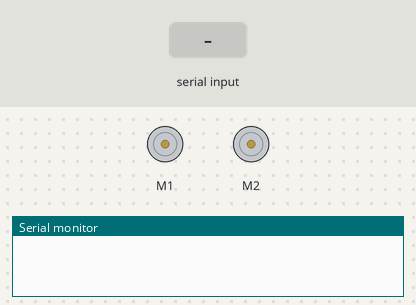
A sketch run on a simulated Arduino Uno, built with avr-gcc and run on an emulated ATmega328P. Parts: 2 × DC motor (green arrow = forward, orange = backward, longer = faster), the last lines printed to the serial monitor. The test bench sets the inputs (shaded band).

Above: at 1.2 s.
1.3 s: "F\n" received over the second serial link
At 2.0 s:
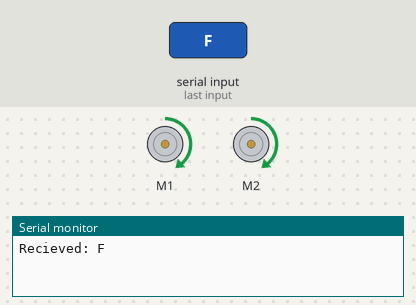
2.8 s: "B\n" received over the second serial link
At 4.0 s:
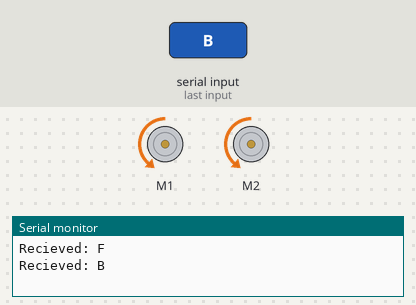
4.3 s: "L\n" received over the second serial link
At 5.1 s:
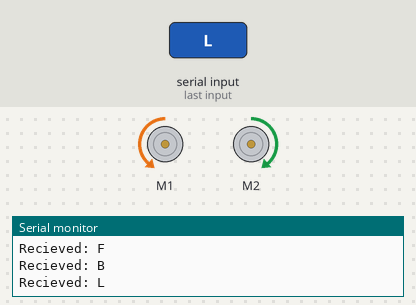
5.8 s: "R\n" received over the second serial link
At 6.8 s:
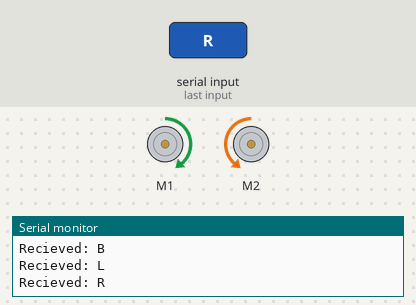
7.3 s: "FR\n" received over the second serial link
At 7.8 s:
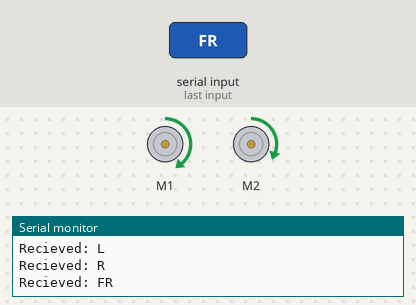
8.8 s: "FL\n" received over the second serial link
At 9.9 s:
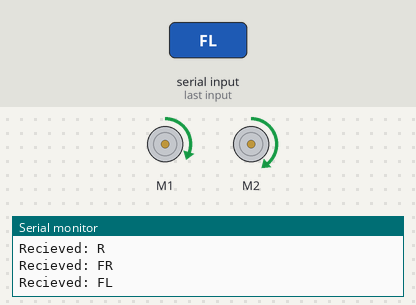
Timing chart, 0 to 11.3 s (numbered marks = the images above; inputs shaded):
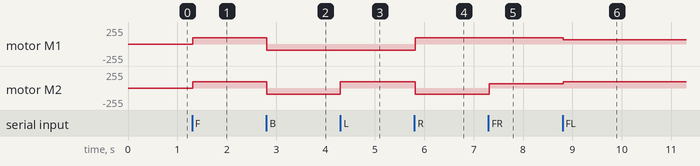

Measured:
- after the input at 1.3 s, motor M1, motor M2: stopped → forward 95/255 at once
- after the input at 2.8 s, motor M1, motor M2: forward 95/255 → backward 95/255 at once
- after the input at 4.3 s, motor M2: backward 95/255 → forward 95/255 at once
- after the input at 5.8 s, motor M1: backward 95/255 → forward 95/255 at once; motor M2: forward 95/255 → backward 95/255 at once
- after the input at 7.3 s, motor M2: backward 95/255 → forward 63/255 at once
- after the input at 8.8 s, motor M1: forward 95/255 → forward 63/255 at once; motor M2: forward 63/255 → forward 95/255 at once

The sketch:

car2.ino
```cpp
#include <SoftwareSerial.h>
#include <ZumoMotors.h>  // Library to control the motors

SoftwareSerial XBee(2, 3); // RX = 2, TX = 3, recieving and transmitting pins
ZumoMotors motors;

String currentCommand = "S"; // Start in stop state

void setup() {

  Serial.begin(9600);
  XBee.begin(9600);

}

void loop() {

  // Check for an incoming command
  if (XBee.available()) {
    String incoming = "";

    while (XBee.available()) {

      char c = XBee.read();
      if (c == '\n') break;
      incoming += c;

    }

    if (incoming.length() > 0) {
      currentCommand = incoming;
      Serial.print("Recieved: ");
      Serial.println(currentCommand);
    }

  }


  // Executing the current command for movement
  if (currentCommand == "F")       motors.setSpeeds(150, 150); //going forward
  else if (currentCommand == "B")  motors.setSpeeds(-150, -150); //backward
  else if (currentCommand == "L")  motors.setSpeeds(-150, 150); //left
  else if (currentCommand == "R")  motors.setSpeeds(150, -150); //right
  else if (currentCommand == "FR") motors.setSpeeds(150, 100); //curve right
  else if (currentCommand == "FL") motors.setSpeeds(100, 150); //curve left
  else if (currentCommand == "BR") motors.setSpeeds(-150, -100); //back right
  else if (currentCommand == "BL") motors.setSpeeds(-100, -150); //back left
  else if (currentCommand == "S")  motors.setSpeeds(0, 0); //stop
  else motors.setSpeeds(0, 0); //default stop

  delay(20); // smoothener

}
```
